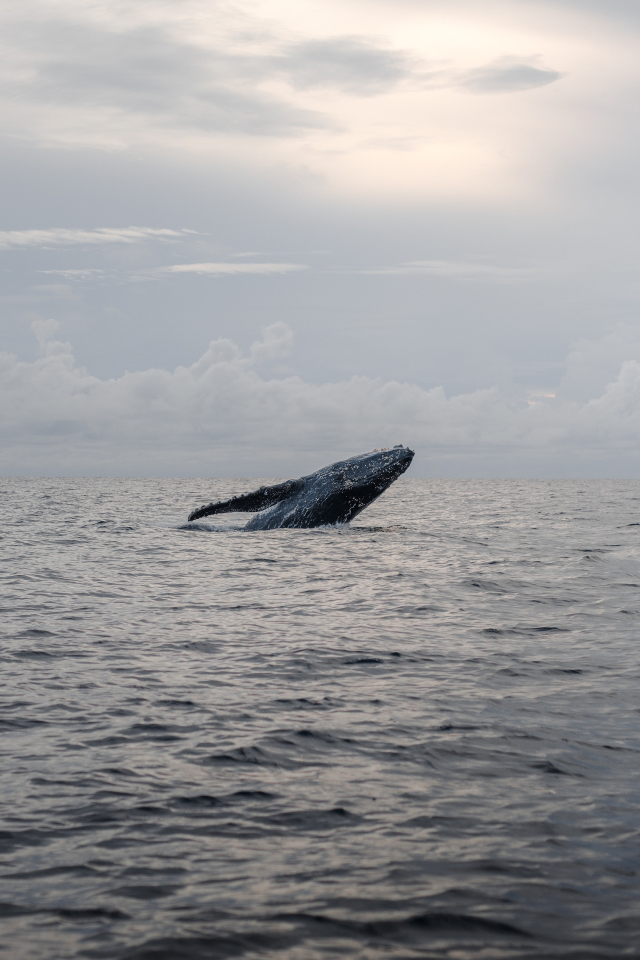
#> input picture test.jpg, 1920 x 2880 px (shown at 1/3 size)
$ python main.py test.jpg
#> lines starting #> are read from the running program, lines starting #| are printed output that depends on the picture
### src/compress.py
from PIL import Image

def compress_image(path:str, dest_path:str, uquality:int=100,
                                    uoptimize:bool=False) -> None:

    """
    Comprime una imagen tratando de no perder resolución y tratando de
    no perder tanta calidad

    @param path La ruta de la imagen a comprimir
    @param dest_path La ruta donde se guarda la imagen comprimida
    @param uquality Indica la calidad que se va a utilizar en la imagen comprimida
    @param uoptimize Indica si se debe optimizar el proceso de compresión
    @retuns
    """
#> called with path = 'test.jpg', dest_path = 'test-compressed.jpg', uquality = 50, uoptimize = False

    with Image.open(path) as img_to_compress:

#> img_to_compress is the input picture: PIL image 1920x2880 RGB; mean R, G, B 157.4, 156.9, 158.2
        img_to_compress.save(
            dest_path,
            quality=uquality,
            optimize=uoptimize
        )

def resize_image(path:str, dest_path:str, width:int, height:int,
                    	                    uoptimize:bool=False) -> None:

    """
    Establece un nuevo tamaño para una imagen

    @param path La ruta de la imagen a comprimir
    @param dest_path La ruta donde se guarda la imagen comprimida
    @param width El ancho que tendrá la imagen
    @param height El alto que tendrá la imagen
    @param uoptimize Indica si se debe optimizar el proceso de compresión
    @retuns
    """
#> called with path = 'test.jpg', dest_path = 'test-resized.jpg', width = 500, height = 300, uoptimize = True

    with Image.open(path) as img_to_resize:

        img_to_resize = img_to_resize.resize((width, height), Image.Resampling.LANCZOS)
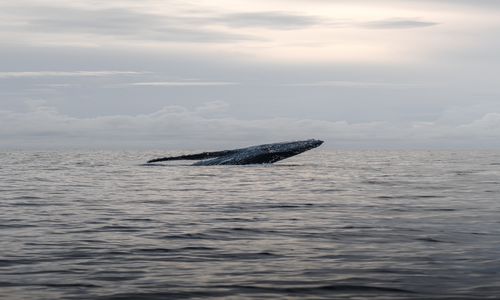
#> img_to_resize: PIL image 500x300 RGB; mean R, G, B 157.4, 156.9, 158.2
        img_to_resize.save(
            dest_path,
            optimize=uoptimize
        )

### main.py
import sys
from src.compress import compress_image, resize_image

def main(args):

    image_path = "test.jpg"
    compress_img_path = "test-compressed.jpg"
    resize_img_path = "test-resized.jpg"

    compress_image(image_path, compress_img_path, 50, False)

    resize_image(image_path, resize_img_path, 500, 300, True)

if __name__ == "__main__":
    main(sys.argv)
